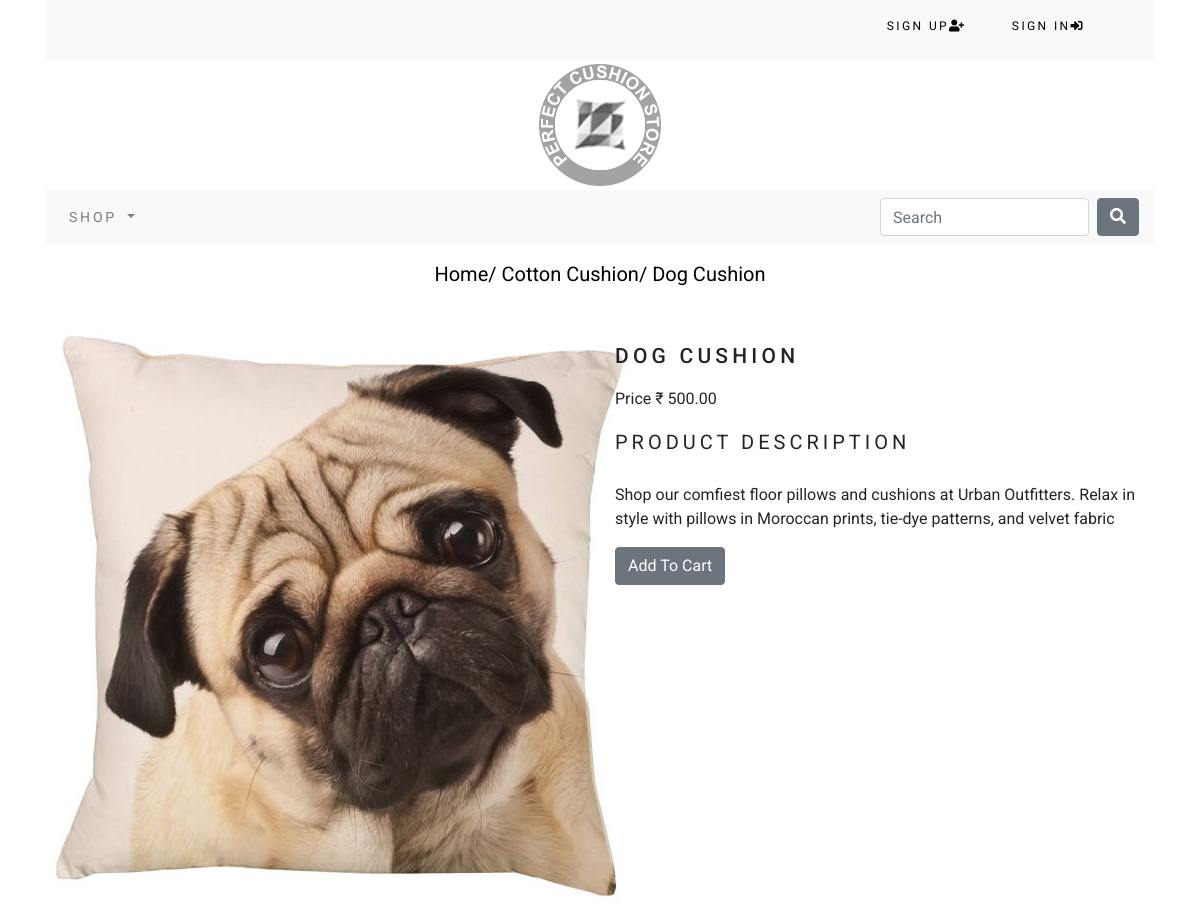
The app's page /shop/cotton-cushion/dog-cushion/ with its own data.
### shop/models.py (models this page shows, shortened)
class Products(models.Model):
    name=models.CharField(max_length=200,unique=True)
    slug=models.SlugField(max_length=200,unique=True)
    description=models.TextField(blank=True)
    category=models.ForeignKey(Category,on_delete=models.CASCADE)
    price=models.DecimalField(max_digits=10,decimal_places=2)
    image=models.ImageField(upload_to='products',blank=True)
    stock=models.IntegerField()
    available=models.BooleanField(default=True)
    created=models.DateTimeField(auto_now_add=True)
    updated=models.DateTimeField(auto_now=True)
    class Meta:
        ordering=('name',)
        verbose_name = 'product'
        verbose_name_plural = 'products'

class Category(models.Model):
    name=models.CharField(max_length=200,unique=True)
    slug=models.SlugField(max_length=200,unique=True)
    description=models.TextField(blank=True)
    image=models.ImageField(upload_to='category',blank=True)
    class Meta:
        ordering=('name',)
        verbose_name='category'
        verbose_name_plural='categories'
    def get_url(self):
        return reverse('shop:products_by-category', args=[self.slug])
    def __str__(self):
        return self.name

### shop/views.py (the view)
# urls.py: path('<slug:c_slug>/<slug:product_slug>/', views.ProdCatDetail, name='ProdCatDetail'),
def ProdCatDetail(request,c_slug,product_slug):
    try:
        product=Products.objects.get(category__slug=c_slug,slug=product_slug)
    except Exception as e:
        raise  e
    return render(request,'shop/product.html',{'product':product})

### cart/context_processors.py (called while the page is built)
def counter(request):
    item_count=0
    if 'admin' in request.path:
        return{}
    else:
        try:
            cart=Cart.objects.filter(cart_id=_cart_id(request))
            cart_items=CartItem.objects.all().filter(cart=cart[:1])
            for cart_item in cart_items:
                item_count += cart_item.quantity
        except Cart.DoesNotExist:
            item_count=0
    return dict(item_count = item_count)

### cart/views.py (called while the page is built)
def _cart_id(request):
    cart = request.session.session_key
    if not cart:
        cart = request.session.create()
    return cart

### shop/context_processors.py (called while the page is built)
def menu_links(request):
    links=Category.objects.all()
    return dict(links=links)

### shop/templates/shop/product.html (shortened to what this page needs)
<!DOCTYPE html>
<html lang="en">
<head>
</head>
<body>
{% extends 'base.html' %}
{% load staticfiles %}
{% block content %}
<div class="row my_prod_row_class">
    <div class="mx-auto">
        <p><a href="{% url 'shop:allProdCat' %}">Home/</a> <a href="{{ product.category.get_url }}">{{ product.category }}/</a>  {{ product.name }} </p>
    </div>
    <div class="container">
        <br>
        <div class="row">
            <div class="col-12 col-sm-12 col-md-12 col-lg-6 text-center">
                <div style="min-width: 18rem">
                    <img src="{{ product.image.url }}" alt="{{ product.name }}">
                </div>
            </div>
            <div class="col-12 col-sm-12 col-md-12 col-lg-6">
                <div>
                    <h1 class="my_prod_title">{{ product.name }}</h1>
                    <p>Price &#x20b9 {{ product.price }}</p>
                    <p class="my_title">Product Description</p>
                    <p class="text-justify my_prod_text">{{ product.description }}</p>
                    {% if product.stock <= 0 %}
                    <p class="text-justify my_prod_text"><b>Out Of Stock</b></p>
                    {% else %}
                    <a class="btn btn-secondary" href="{% url 'cart:add_cart' product.id %}">Add To Cart</a>
                    {% endif %}
                </div>
            </div>
        </div>
    </div>
</div>
{% endblock %}

### static/css/custom.css (style rules this page uses)
body { font-family: "Roboto", sans-serif; }
.my_title { font-size: 20px; text-transform: uppercase; letter-spacing: .2em; padding-bottom: 10px; }
.my_prod_row_class { padding-top: 15px; padding-bottom: 20px; }
.my_prod_row_class .mx-auto p { color: black; font-size: 20px; }
.my_prod_row_class .mx-auto p a { color: black; font-size: 20px; }
.my_prod_title { font-size: 21px; text-transform: uppercase; letter-spacing: .2em; padding-top: 15px; padding-bottom: 10px; }
.my_prod_text { padding-right: 20px; }

### records on screen
Products: category "Cotton Cushion", name "Dog Cushion", image (picture), name "DOG CUSHION", price "500.00", description "Shop our comfiest floor pillows and cushions at Urban Outfitters. Relax in style with pillows in Moroccan prints, tie-dye patterns, and velvet fabric"
